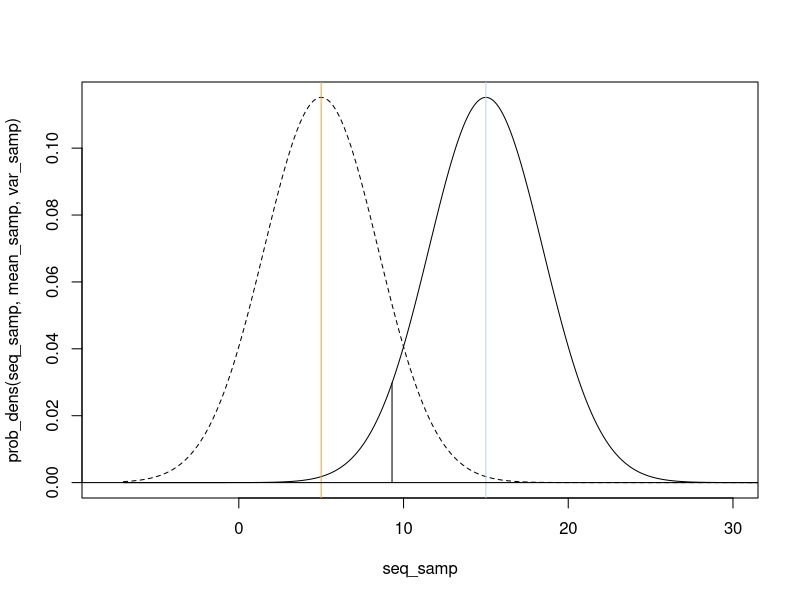
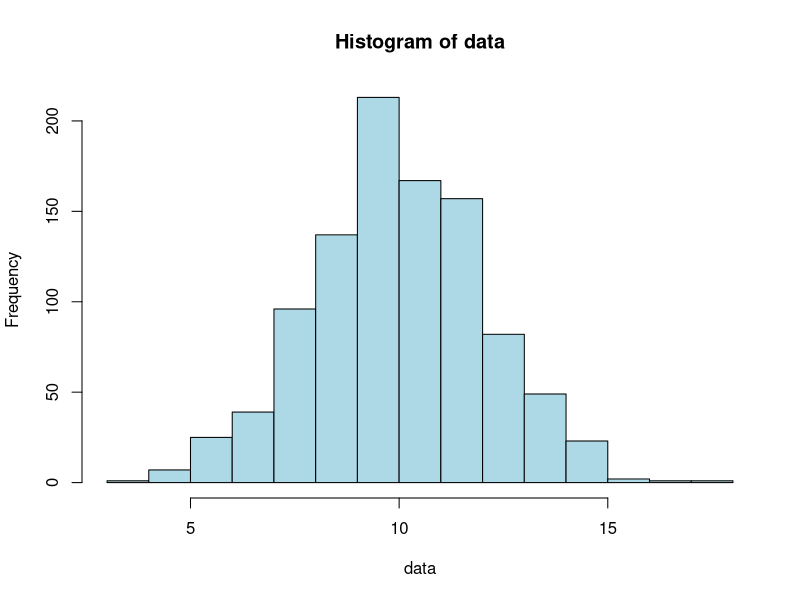
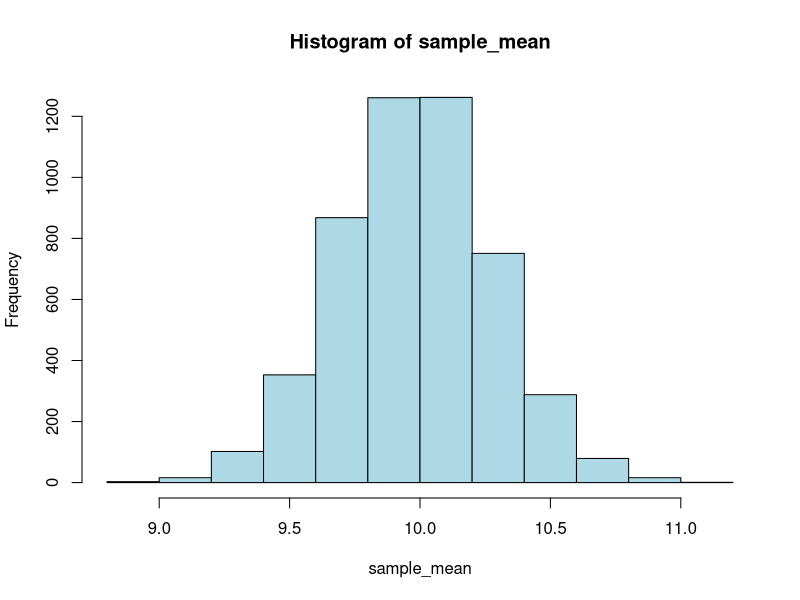
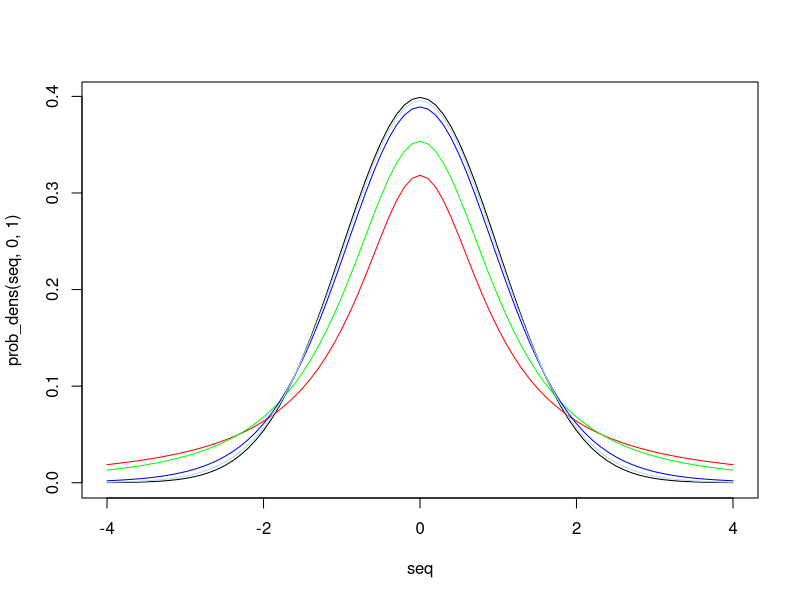
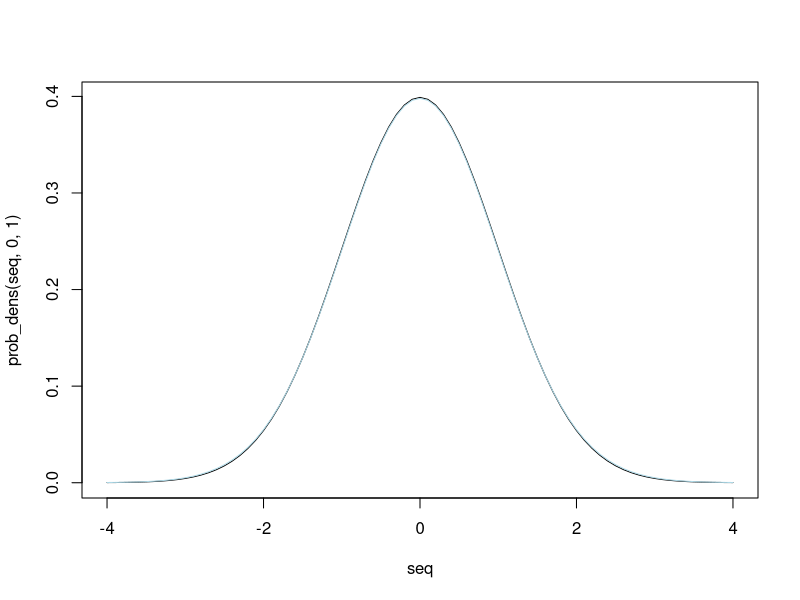
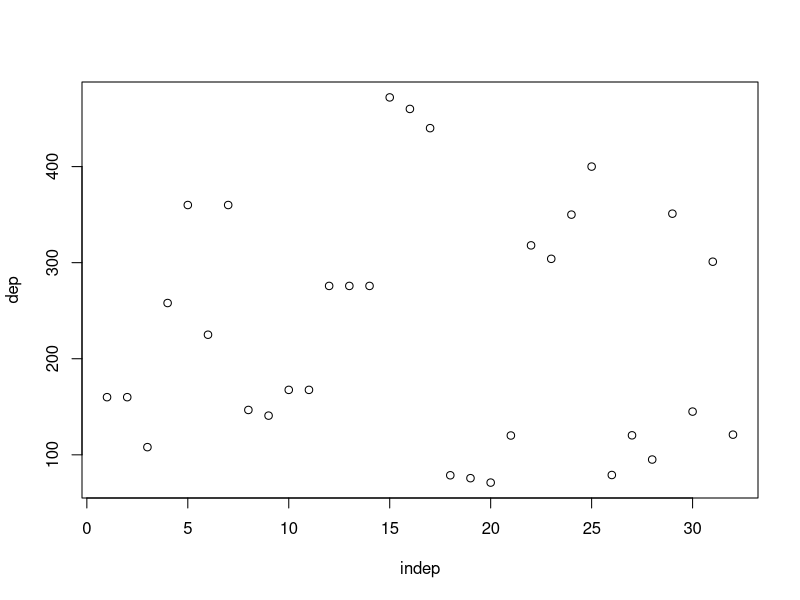
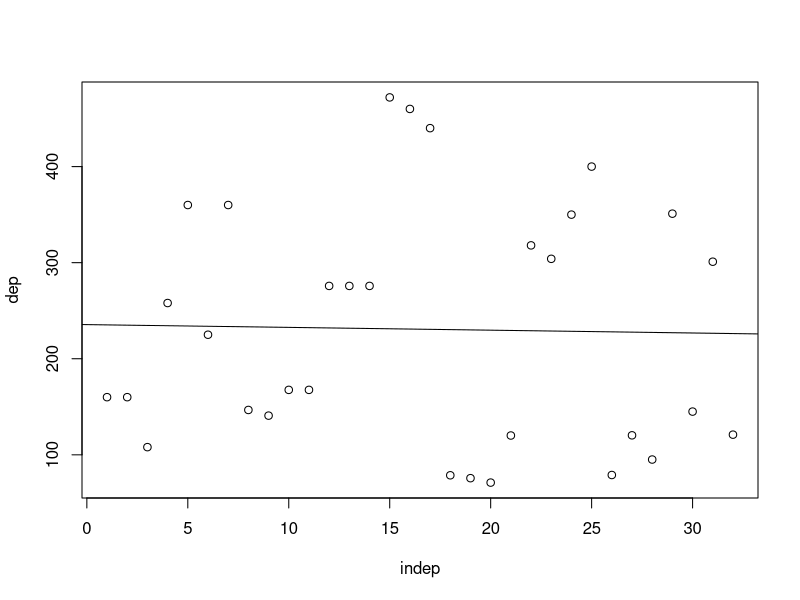
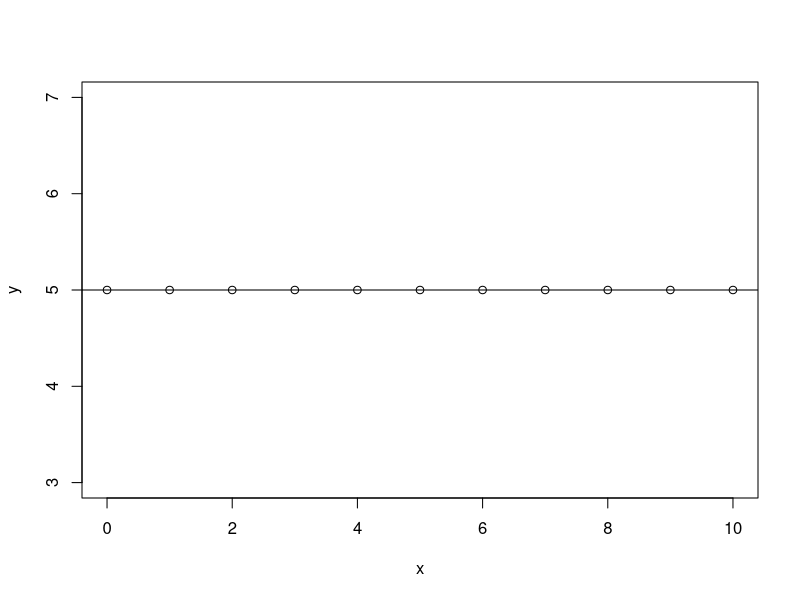

Write the R code that produced these figures, in order.
#############################################################
##---------------------------------------------------------##
##                Inferential Statistics V:                ##
##    Probabilistically Evaluating Statistical Models      ##
##         via the Z-Test / Gauß-Test and the T-Test       ## 
##            by Steffen Schwerdtfeger 01.2023             ##
##---------------------------------------------------------##
#############################################################



#######################################################
# 2 The Regular Z-Test / Gauß-Test  and its P-Value # 
#######################################################

# General formula for a probability density function (PDF).
# Insert mean = 0 and var = 1 to obtain the values for input x
# given a so-called standard normal distribution:
prob_dens = function(x,mean,var){
  fx = (1/sqrt(2*pi*var))*exp((-((x-mean)^2))/(2*var))
  return(fx)
} # End of Function

# Comparing distributions:
# We chose equal variance, so the form will be the same

# Sample:
mean_samp = 5
var_samp = 12

# Population:
mean_pop = 15
var_pop = 12 

# Plot:
seq_samp = seq(-7,40,by =.01)
plot(x = seq_samp, y = prob_dens(seq_samp,mean_samp,var_samp), type = "l", xlim=c(-8,30),lty =2)
seq_pop = seq(-7,40,by =.01)
lines(x = seq_pop,y = prob_dens(seq_pop,mean_pop,var_pop), type = "l")
abline(v=mean_pop,col="lightblue")
abline(v=mean_samp,col="orange")
abline(h=0) # line for x-axis at y = 0

# Quantile function for .05 of pop:
pop_threshold = qnorm(.05,mean=15,sd=sqrt(12))

# Add line to mark lower tail threshold of .05 (5%):
segments(x0=pop_threshold,x1=pop_threshold, y0 = 0, y1 = prob_dens(pop_threshold,mean_pop,var_pop))

# Comparison z-stat and effect size:
x=c(0:10)
y=c(0:10)*3
pop_mean = mean(y)
pop_sd = sum((y-mean(y))^2)/length(y)
sem_x = pop_sd/sqrt(length(x))
z_stat = (mean(x)-mean(y))/sem_x
effect_size = (mean(x)-mean(y))/pop_sd

# Same with n = 1
sem_x_2 = pop_sd/sqrt(1)
z_stat_2 = (mean(x)-mean(y))/sem_x_2
effect_size_2 = (mean(x)-mean(y))/pop_sd

# Check for equality of z_stat2 and effect_size_2:
all.equal(z_stat_2,effect_size_2)


##############################################
# 2.2 Standard Deviation/Error of the Mean #
##############################################

# Example for SEM:

# Our population:
x = c(rep(c(0:10),100))

# Population variance:
var = sum((x-mean(x))^2)/length(x)

# Evaluate SEM for several different sizes of n:
n_sample = 20
sem_20 = sqrt(var)/sqrt(n_sample) 
# [1] 0.7071068 

n_sample = 200
sem_200 = sqrt(var)/sqrt(n_sample) 
# [1] 0.2236068

n_sample = 1000
sem_1k = sqrt(var)/sqrt(n_sample) 
# [1] 0.1

n_sample = length(x) # = 1100
sem_N = sqrt(var)/sqrt(n_sample) 
# [1] 0.09534626

n_sample = 10000
sem_10k = sqrt(var)/sqrt(n_sample) 
# [1] 0.0003015113

sem_20 > sem_200 & sem_200 > sem_1k & sem_1k > sem_N & sem_N > sem_10k
# [1] TRUE


# Standard error of the mean including actual sampling:
# How the SEM becomes smaller, the more samples we take:

# First we will use the sample sd and later the population
# sd, which we will set to 2 below

set.seed(1) # for reproducability
data = rnorm(n = 1000, mean = 10, sd = 2)

# We can again plot our data as histogram
hist(data, col = "lightblue")

# Use a for loop to take 5000 random samples of size n = 50 each:
n_samp = 5000
sample_mean = c() # create empty vector

# The below function will also takes samples of length 50
# and then mean of that sample stores in our vector sample_mean.
# Running this loop will always result in different samples:
for (i in 1:n_samp){
  # Store mean of each sample with length 50:
  sample = sample(data, 50, replace=TRUE)
  sample_mean[i] = mean(sample)
} # End for i

# Look at the histogram of the sample_mean:
hist(sample_mean, col = "lightblue")

# Now we compare the SEM of the first 20 sample
# with the SEM of the first 250 sample. Recall
# the vector sample_n_50 contains 5000 means
# with a sample size of 50 each:
sample_mean
length(sample_mean) 
# [1] 5000


#### SEM of the first 20 samples:
samp_n20 = sample_mean[1:20]
length(samp_n20)
# [1] 20

# SEM_n20
SEM_n20 = sd(samp_n20)/sqrt(length(samp_n20))
# [1] 0.05782984


#### SEM of the first 250 samples:
samp_n250 = sample_mean[1:250]
length(samp_n250)
# [1] 250

# SEM_n20
SEM_n250 = sd(samp_n250)/sqrt(length(samp_n250))
# [1] 0.01723958


#### SEM of all 5000 samples:
SEM_n5000 = sd(sample_mean)/sqrt(length(sample_mean))
# [1] 0.003924541

# The numerical values will deviate, each time you run the
# loop, but it will always hold the logic of:
SEM_n20 > SEM_n250 & SEM_n250 > SEM_n5000
# [1] TRUE

# For a z-test we would have to use the population sd,
# which we set to be 2 in rnorm() function above. Given
# the sd we can again just simply adjust a size of n:
# pop_sd/sqrt(n):
2/sqrt(20) > 2/sqrt(250) & 2/sqrt(250) > 2/sqrt(10000) 
# [1] TRUE


###########################################################
# 3 Possible Hypotheses of the One- and Two-Sample Z-Test #
#               and their Respective P-Values             #
###########################################################

### Chat Noir One-Sample Z-test:

# We will compare sad cats with a population
# of cats ("all cats"):

# Happy cats like Lady Meow drink 10 cups of tea on average:
pop_cats = c(rep(seq(0,10, length(11)),10))

# Sad cat, which drank only 2 cups of tea in 10 hours:
sample_sad_cats = seq(0,2,length = 11)
# [1] 0.0 0.2 0.4 0.6 0.8 1.0 1.2 1.4 1.6 1.8 2.0


# Population var and sd:
var = sum((pop_cats-mean(pop_cats))^2)/length(pop_cats)
sd = sqrt(var)
# SEM:
sem = sd/sqrt(length(sample_sad_cats))

# Z-test:
z_stat = (mean(sample_sad_cats)-mean(pop_cats))/sem
# [1] -4.195235

# P-Value LOWER TAIL
p_val_low = pnorm(z_stat,mean = 0,sd = 1)
# [1] 1.362942e-05
p_val_low < .05
# [1] TRUE

# P-Value UPPER TAIL:
# The below is only theoretically the case and we
# have to pretend to have gotten a positive z-statistics.
# This spares us the time of creating another set of data.
# This time the below actually argues that sad cats drink 
# more tea than happy cats (we made thinks up, but just 
# you know):
p_val_upper = pnorm(abs(z_stat),mean = 0,sd = 1)
1-p_val_upper
# [1] 1.362942e-05
1-p_val_upper < .05
# [1] TRUE

# P-Value TWO-TAIL
p_val_two = 2*pnorm(z_stat,mean = 0,sd = 1)
# [1] 2.725883e-05
p_val_two < .05
# [1] TRUE


#### Chat Noir Independent Two-Sample Z-test:

# We will compare happy cats such as Lady Meow with 
# unfortunate cats that are evidently sad (inclusion 
# criteria will left out for now):

# Happy Cats:
sample_cats = c(0:10)
pop_cats = seq(0,10.5,length = 11)
pop_cats = c(rep(pop_cats,100))

# Sad cats, which drink only 1 cup of tea in 10 hours :'(
sample_sad_cats = seq(0,2.5,length = 11)
# [1] 0.00 0.25 0.50 0.75 1.00 1.25 1.50 1.75 2.00 2.25 2.50
pop_sad_cats = c(rep(seq(0,2.5,length = 11),100)) 


# SEM of each sample:
happy_var = sum((pop_cats-mean(pop_cats))^2)/length(pop_cats)
happy_pop_sd = sqrt(happy_var)
happy_sem = happy_pop_sd/length(sample_cats)

sad_var_pop = sum((pop_sad_cats-mean(pop_sad_cats))^2)/length(pop_sad_cats)
sad_pop_sd = sqrt(sad_var_pop)
sad_sem = sad_pop_sd/length(sample_sad_cats)

# z-Statistics:
z_statistics_num = (mean(sample_sad_cats)-mean(sample_cats))-(mean(pop_sad_cats)-mean(pop_cats))
z_statistics_denom = sad_sem + happy_sem
z_statistics = z_statistics_num/z_statistics_denom
# [1] -10.03415

# We can simplify the formula and will get the same results:
z_statistics_num = (mean(sample_sad_cats)-mean(sample_cats))
z_statistics_denom = sad_sem + happy_sem
z_statistics = z_statistics_num/z_statistics_denom
# [1] -10.03415  # == -10.034 sd's away from the pop. mean

# P-value:
pnorm(z_statistics)
# [1] 5.394214e-24

#### Chat Noir Dependent/Paired Two-Sample Z-test:

# Sad cats, which drink only 1 cup of tea in 10 hours :'(
# We can also consider this as timestep t_1:
sample_sad_cats = seq(0,2.5,length = 11)
# [1] 0.00 0.25 0.50 0.75 1.00 1.25 1.50 1.75 2.00 2.25 2.50

# Timestep t_2, i.e., after cat was on catnip:
sample_catnip = c(0:10)
# [1]  0  1  2  3  4  5  6  7  8  9 10

# Evaluate the difference between t_1 and t_2 via
# diff = t_2 - t_1
diff = sample_catnip-sample_sad_cats

# Set up data table:
data = cbind(sample_sad_cats, sample_catnip, diff)
data = as.data.frame(data) # in order to be able to use $

#       sample_sad_cats  sample_catnip diff
#  [1,]            0.00              0 0.00
#  [2,]            0.25              1 0.75
#  [3,]            0.50              2 1.50
#  [4,]            0.75              3 2.25
#  [5,]            1.00              4 3.00
#  [6,]            1.25              5 3.75
#  [7,]            1.50              6 4.50
#  [8,]            1.75              7 5.25
#  [9,]            2.00              8 6.00
# [10,]            2.25              9 6.75
# [11,]            2.50             10 7.50

# Caluclate the mean difference
mean_diff = sum(data$diff)/length(diff)
# Total sum of squared mean differences
sum_sq_diff = sum(((diff-mean_diff)^2))
# Standard error of the mean differences
sd_mean_diff = sqrt(sum_sq_diff/length(diff))/sqrt(length(diff))

# Z_value:
z_value = mean_diff/sd_mean_diff 

# Upper tail z-test, arguing that catnip has the effect that
# sad cats are drinking more tea than before again:
p_value = 1-pnorm(z_value)
# [1] 7.854725e-08


##########################
# 4 The Student's T-Test #
##########################

# PDF of a T-Distribution:
# df = n-1 # or 2 for two estimates/relations

t_distr = function(x,df){
  t_1 = gamma((df+1)/2)/(sqrt(df*pi)*gamma(df/2))
  t_2 = (1 + (x^2/df))^(-(df+1)/2)
  t_distr = t_1*t_2
  return(t_distr)
} # End of function

# Initialize Sequence: 
seq = seq(-4,4,by = .1)

# Plot standard normal and t-distribution
# with df = 1, df = 2, df = 10, df = 100:
plot(x=seq,y=prob_dens(seq,0,1), type ="l") 
lines(x=seq,y=t_distr(seq,1),col="red")    # df 1
lines(x=seq,y=t_distr(seq,2),col="green")  # df 2
lines(x=seq,y=t_distr(seq,10),col="blue")  # df 10
# Here you can see that given a df = 30 theh t-distribution
# gets very close to standard normal distribution, hence 
# the z-score is used, given n>30:
lines(x=seq,y=t_distr(seq,30),col="lightblue") # df 30

# Moving to df = 100 the light blue line will essentially overlap
# with the standard normal PDF
plot(x=seq,y=prob_dens(seq,0,1), type ="l")
lines(x=seq,y=t_distr(seq,100),col="lightblue") # df 100


######################################################
# 5.1 Hypothesis Test on the Slope and the Intercept #
#                of a Linear Model                   #
######################################################

# Next we are going to look at a data set where
# a linear relation is not significant. We will
# use the integrated data set "mtcars" for that.
# Let us ignore the meaning of the dependent and
# independent variable and just look at the plot
# that obviously shows no slope above 0:
data("mtcars")
dep = mtcars$disp
indep = c(1:length(dep))
plot(indep,dep)

# The p-value is 0.9047, suggesting no significant
# result, given a slope of -0.2913, a very low
# slope, barely different to 0:
compare = summary(lm(dep~indep))
#  Call:
#  lm(formula = dep ~ indep)

# Residuals:
#     Min      1Q  Median      3Q     Max 
# -158.60 -105.75  -36.75   97.03  240.84 

# Coefficients:
#              Estimate Std. Error t value Pr(>|t|)    
#  (Intercept) 235.5282    45.5971   5.165 1.46e-05 ***
#  indep        -0.2913     2.4116  -0.121    0.905    
# ---
#   Signif. codes:  0 ‘***’ 0.001 ‘**’ 0.01 ‘*’ 0.05 ‘.’ 0.1 ‘ ’ 1

# Residual standard error: 126 on 30 degrees of freedom
# Multiple R-squared:  0.0004861,	Adjusted R-squared:  -0.03283 
# F-statistic: 0.01459 on 1 and 30 DF,  p-value: 0.9047


# For more detailed numbers look at:
compare$coefficients
#               Estimate Std. Error    t value     Pr(>|t|)
# (Intercept) 235.528226  45.597118  5.1654192 1.460149e-05
# indep        -0.291294   2.411567 -0.1207903 9.046625e-01

# Our optimal linear model:
beta  =  cov(indep,dep)/var(indep)
# [1] -0.291294
alpha =  mean(dep)-beta*mean(indep)
# [1] 235.5282
fx = alpha+beta*indep

# Plot model:
plot(indep,dep)
abline(a=alpha,b=beta)


#########################
# 7.1 Testing the slope #
#########################

# Sum of square residuals:
SumR2     = sum((dep-fx)^2)
# [1] 475953.3
SumR2_alt = sum(as.numeric(residuals(lm(dep~indep))^2))
SumR2_alt2 = sum((dep-mean(dep))^2) - beta*sum((dep-mean(dep))*(indep-mean(indep)))

all.equal(SumR2,SumR2_alt,SumR2_alt2)
# [1] TRUE

# Residual SE:
residual_standard_error = sqrt(SumR2/(length(indep)-2)) 
# [1] 125.9568
compare
# => Residual standard error: 126
# summary(lm(y~x)) rounds the value in the output,
# but since we will get to equivalent results we can
# savely assume that the output value is just rounded.

# Standard error of the slope for t-distribution:
se_denom = sqrt(sum((indep - mean(indep))^2))
se_slope_t = residual_standard_error/se_denom

# t-value:
t_value = beta/se_slope_t 
# [1] -0.1207903

# p-value for two-tail == to standard output of summary(lm(y~x)):
2*integrate(t_distr, df = length(indep)-2, lower = -Inf, upper = t_value)$value
# [1] 0.9046625
# Alternative via basic R function pt():
2*pt(t_value, df = length(indep)-2) 
# [1] 0.9046625

# t-value and p-value is equivalent with the output of
# summary(lm(y~x)):
compare$coefficients
#               Estimate Std. Error    t value     Pr(>|t|)
# (Intercept) 235.528226  45.597118  5.1654192 1.460149e-05
# indep        -0.291294   2.411567 -0.1207903 9.046625e-01


#############################
# 7.2 Testing the intercept #
#############################

# Example of a model with slope of zero:
x = c(0:10)
y = rep(5,11)
plot(x,y)
abline(h=5)

# Standard error of the intercept:
SE_a = sqrt(SumR2/(length(indep)-2))*sqrt((1/length(indep))+((mean(indep)^2)/sum((indep-mean(indep))^2)))
# [1] 45.59712

# t-value intercept:
t_value = alpha/SE_a
# [1] 5.165419

# p-value intercept:
2*(1-(integrate(t_distr, df = length(indep)-2, lower = -Inf, upper = t_value)$value))
2*(1-pt(t_value,df = length(indep)-2))
# [1] 1.460149e-05


###################################################
# 6 Update on our linear_least_squares() Function #
###################################################

# Updated linear least squares function:
# Go-go-gadgeto linear_least_square!!!!

linear_least_square = function(indep,dep){ # Start of function
  
  # Evaluating coefficients for and optimal linear model
  # given a set of dependent and independent variables:
  beta  =  cov(indep,dep)/var(indep)
  alpha =  mean(dep)-beta*mean(indep)
  fx = alpha+beta*indep
  
  # Sum of Squared Errors/Residuals:
  SumR2     = sum((dep-fx)^2)
  
  # Residual Standard Error/Deviation:
  residual_standard_error = sqrt(SumR2/(length(indep)-2)) 
  
  # Standard error of the slope for t-distribution:
  se_denom = sqrt(sum((indep - mean(indep))^2))
  se_slope_t = residual_standard_error/se_denom
  
  # Standard error of the incercept for t-distribution:
  se_a = sqrt(SumR2/(length(indep)-2))*sqrt((1/length(indep))+((mean(indep)^2)/sum((indep-mean(indep))^2)))
  
  # t-value of the slope:
  t_value_b = beta/se_slope_t 
  
  # t-value of the intercept:
  t_value_a = alpha/se_a
  
  ### p-value of the slope via integrating the PDF of a t-distribution
  # up to the t-value calculated above:
  t_distr = function(x,df){
    t_1 = gamma((df+1)/2)/(sqrt(df*pi)*gamma(df/2))
    t_2 = (1 + (x^2/df))^(-(df+1)/2)
    t_distr = t_1*t_2
    return(t_distr)
  } # End of function
  
  # Two-Tail P(t=T|H_0):
  p_b_2t = 2*integrate(t_distr, df = length(indep)-2, lower = -Inf, upper = t_value_b)$value
  
  ### p-value of the intercept:
  
  # Two-Tail P(t=T|H_0):
  p_a_2t = 2*(1-(integrate(t_distr, df = length(indep)-2, lower = -Inf, upper = t_value_a)$value))
  
  # Results for two tail
  Results_a = c(round(alpha,4), round(se_a,4), round(t_value_a,4), p_a_2t)
  Results_b = c(round(beta,4), round(se_slope_t,4), round(t_value_b,4), p_b_2t)
  Res_data = as.data.frame(rbind(Results_a,Results_b))
  colnames(Res_data) = c("Estimate","Std. Error","t value","Pr(>|t|)")
  rownames(Res_data) = c("Intercept", "Reg. coeff.")
  
  # Nice output using cat() function:
  cat(" Linear least square method in R","\n","\n",
      "Independent variable:", "\t", deparse(substitute(indep)),"\n", 
      "Dependent   variable:", "\t", deparse(substitute(dep)),"\n","\n",
      "alpha", "\t",alpha,"\n",
      "beta","\t",beta, "\t","SumR2", "\t", SumR2, "\n","\n")
  print(Res_data)
  cat("\n","Residual Standard Error:",round(residual_standard_error),"on",
      (length(indep)-2), "degrees of freedom","\n","\n") 
  
  # Let us also plot our results:
  # We will also use deparse(substitute(x)) for the 
  # labels of our plot axes.
  plot(x=indep,y=dep, ylab = deparse(substitute(dep)),       
       xlab = deparse(substitute(indep)))
  abline(a=alpha, b=beta, col = "darkblue")
} # End of function

# Test:
linear_least_square(indep, dep)

# Linear least square method in R 
# 
# Independent variable: 	 indep 
# Dependent   variable: 	 dep 
#
# alpha 	 235.5282 
# beta 	 -0.291294 	 SumR2 	 475953.3 
#
#             Estimate Std. Error t value     Pr(>|t|)
# Intercept   235.5282    45.5971  5.1654 1.460149e-05
# Reg. coeff.  -0.2913     2.4116 -0.1208 9.046625e-01
#
# Residual Standard Error: 126 on 30 degrees of freedom 
